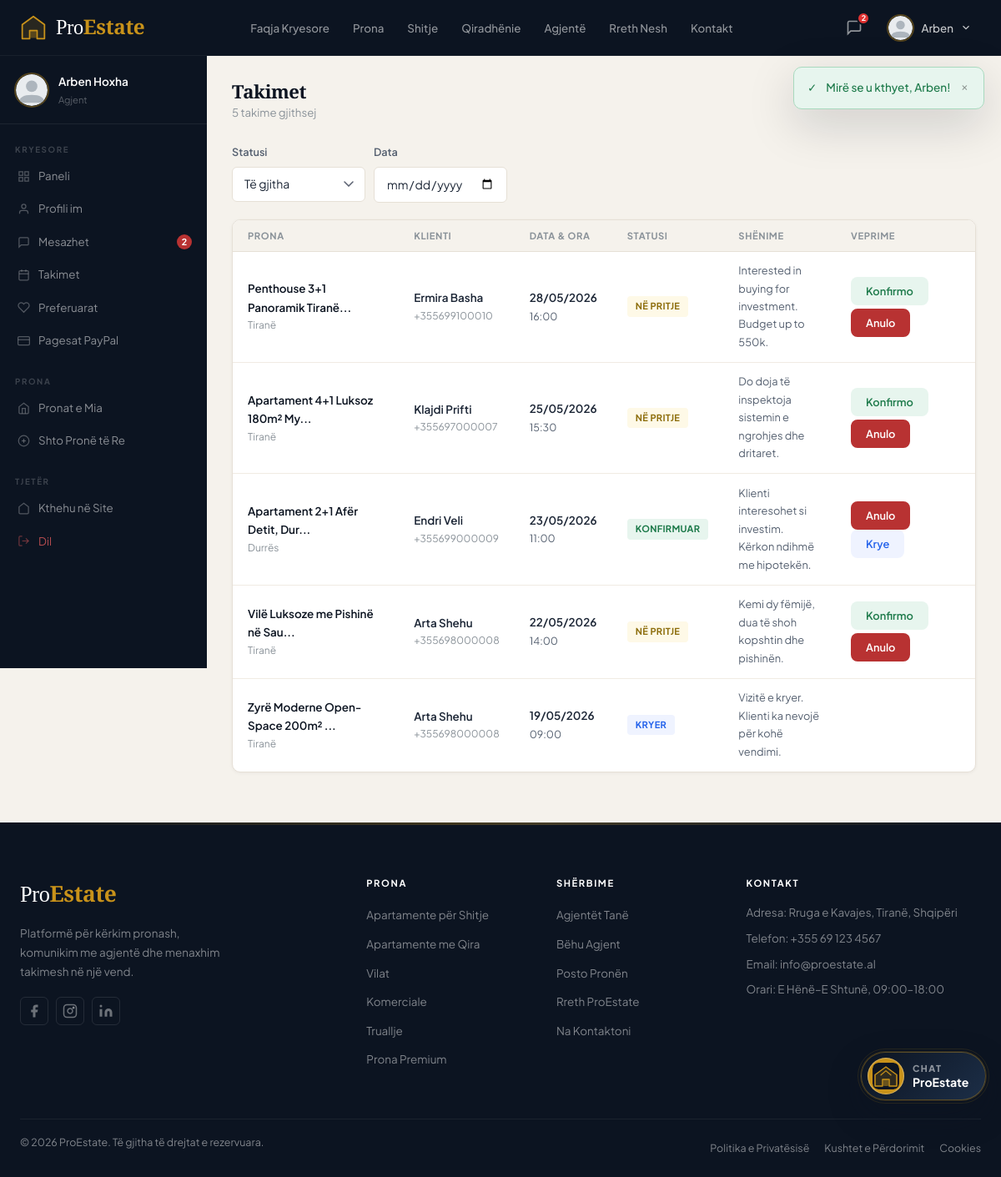
The app's page /dashboard/appointments.php (signed in) with its own data.
### tables this page shows
CREATE TABLE IF NOT EXISTS `users` (
  `id`                   INT UNSIGNED     NOT NULL AUTO_INCREMENT,
  `email`                VARCHAR(255)     NOT NULL,
  `password`             VARCHAR(255)     NOT NULL COMMENT 'bcrypt hash',
  `first_name`           VARCHAR(100)     NOT NULL,
  `last_name`            VARCHAR(100)     NOT NULL,
  `phone`                VARCHAR(25)      DEFAULT NULL,
  `gender`               ENUM('female','male','other','unspecified') NOT NULL DEFAULT 'unspecified',
  `role`                 ENUM('admin','agent','owner','client') NOT NULL DEFAULT 'client',
  `avatar`               VARCHAR(255)     DEFAULT NULL,
  `bio`                  TEXT             DEFAULT NULL,
  `agency_name`          VARCHAR(200)     DEFAULT NULL,
  `license_number`       VARCHAR(100)     DEFAULT NULL,
  `city`                 VARCHAR(100)     DEFAULT NULL,
  `is_active`            TINYINT(1)       NOT NULL DEFAULT 1,
  `email_verified`       TINYINT(1)       NOT NULL DEFAULT 0,
  `verification_token`   VARCHAR(64)      DEFAULT NULL,
  `reset_token`          VARCHAR(64)      DEFAULT NULL,
  `reset_token_expires`  DATETIME         DEFAULT NULL,
  `last_login`           DATETIME         DEFAULT NULL,
  `created_at`           TIMESTAMP        NOT NULL DEFAULT CURRENT_TIMESTAMP,
  `updated_at`           TIMESTAMP        NOT NULL DEFAULT CURRENT_TIMESTAMP ON UPDATE CURRENT_TIMESTAMP,
  PRIMARY KEY (`id`),
  UNIQUE KEY `uq_email` (`email`),
  KEY `idx_role` (`role`),
  KEY `idx_active` (`is_active`)
);

CREATE TABLE IF NOT EXISTS `appointments` (
  `id`             INT UNSIGNED NOT NULL AUTO_INCREMENT,
  `property_id`    INT UNSIGNED NOT NULL,
  `client_id`      INT UNSIGNED NOT NULL,
  `agent_id`       INT UNSIGNED DEFAULT NULL,
  `scheduled_date` DATE         NOT NULL,
  `scheduled_time` TIME         NOT NULL,
  `status`         ENUM('pending','confirmed','cancelled','completed') NOT NULL DEFAULT 'pending',
  `notes`          TEXT         DEFAULT NULL COMMENT 'Shënime të agjentit',
  `client_notes`   TEXT         DEFAULT NULL COMMENT 'Shënime të klientit',
  `created_at`     TIMESTAMP    NOT NULL DEFAULT CURRENT_TIMESTAMP,
  `updated_at`     TIMESTAMP    NOT NULL DEFAULT CURRENT_TIMESTAMP ON UPDATE CURRENT_TIMESTAMP,
  PRIMARY KEY (`id`),
  KEY `idx_appt_prop`   (`property_id`),
  KEY `idx_appt_client` (`client_id`),
  KEY `idx_appt_agent`  (`agent_id`),
  KEY `idx_appt_date`   (`scheduled_date`),
  CONSTRAINT `fk_appt_prop`   FOREIGN KEY (`property_id`) REFERENCES `properties` (`id`) ON DELETE CASCADE,
  CONSTRAINT `fk_appt_client` FOREIGN KEY (`client_id`)   REFERENCES `users`      (`id`) ON DELETE CASCADE,
  CONSTRAINT `fk_appt_agent`  FOREIGN KEY (`agent_id`)    REFERENCES `users`      (`id`) ON DELETE SET NULL
);

CREATE TABLE IF NOT EXISTS `properties` (
  `id`           INT UNSIGNED     NOT NULL AUTO_INCREMENT,
  `title`        VARCHAR(300)     NOT NULL,
  `description`  TEXT             NOT NULL,
  `type`         ENUM('apartment','house','villa','commercial','office','land','garage') NOT NULL,
  `status`       ENUM('for_sale','for_rent','sold','rented') NOT NULL DEFAULT 'for_sale',
  `price`        DECIMAL(12,2)    NOT NULL,
  `price_period` ENUM('total','monthly','yearly') NOT NULL DEFAULT 'total',
  `area`         DECIMAL(10,2)    DEFAULT NULL COMMENT 'm2',
  `rooms`        TINYINT UNSIGNED DEFAULT 0,
  `bathrooms`    TINYINT UNSIGNED DEFAULT 0,
  `floor`        SMALLINT         DEFAULT NULL,
  `total_floors` SMALLINT         DEFAULT NULL,
  `year_built`   SMALLINT         DEFAULT NULL,
  `address`      VARCHAR(500)     NOT NULL,
  `city`         VARCHAR(100)     NOT NULL,
  `neighborhood` VARCHAR(200)     DEFAULT NULL,
  `latitude`     DECIMAL(10,8)    DEFAULT NULL,
  `longitude`    DECIMAL(11,8)    DEFAULT NULL,
  `owner_id`     INT UNSIGNED     NOT NULL,
  `agent_id`     INT UNSIGNED     DEFAULT NULL,
  `is_featured`  TINYINT(1)       NOT NULL DEFAULT 0,
  `is_active`    TINYINT(1)       NOT NULL DEFAULT 1,
  `approval_status` ENUM('pending','approved','rejected') NOT NULL DEFAULT 'approved',
  `is_verified`  TINYINT(1)       NOT NULL DEFAULT 1,
  `approved_at`  DATETIME         DEFAULT NULL,
  `approved_by`  INT UNSIGNED     DEFAULT NULL,
  `views`        INT UNSIGNED     NOT NULL DEFAULT 0,
  `created_at`   TIMESTAMP        NOT NULL DEFAULT CURRENT_TIMESTAMP,
  `updated_at`   TIMESTAMP        NOT NULL DEFAULT CURRENT_TIMESTAMP ON UPDATE CURRENT_TIMESTAMP,
  PRIMARY KEY (`id`),
  KEY `idx_city` (`city`),
  KEY `idx_type` (`type`),
  KEY `idx_status` (`status`),
  KEY `idx_price` (`price`),
  KEY `idx_featured` (`is_featured`),
  KEY `idx_active` (`is_active`),
  KEY `idx_approval` (`approval_status`),
  KEY `idx_verified` (`is_verified`),
  KEY `idx_owner` (`owner_id`),
  KEY `idx_agent` (`agent_id`),
  FULLTEXT KEY `ft_search` (`title`, `description`, `address`, `city`, `neighborhood`),
  CONSTRAINT `fk_prop_owner` FOREIGN KEY (`owner_id`) REFERENCES `users` (`id`) ON DELETE CASCADE,
  CONSTRAINT `fk_prop_agent` FOREIGN KEY (`agent_id`) REFERENCES `users` (`id`) ON DELETE SET NULL,
  CONSTRAINT `fk_prop_approved_by` FOREIGN KEY (`approved_by`) REFERENCES `users` (`id`) ON DELETE SET NULL
);

### dashboard/appointments.php (the view, shortened to what the rows shown need)
<?php
require_once dirname(__DIR__) . '/includes/db.php';
require_once dirname(__DIR__) . '/includes/security.php';
require_once dirname(__DIR__) . '/includes/auth.php';
require_once dirname(__DIR__) . '/includes/functions.php';
$uid  = current_user_id();
$role = current_user_role();
$where  = [];
$params = [];
if ($role === 'client') {
    $where[] = "a.client_id = ?"; $params[] = $uid;
} elseif ($role === 'agent') {
    $where[] = "a.agent_id = ?";  $params[] = $uid;
} elseif ($role === 'owner') {
    $where[] = "p.owner_id = ?";  $params[] = $uid;
}
$where_sql = $where ? 'WHERE ' . implode(' AND ', $where) : '';
$appointments = db_rows(
    "SELECT a.*,
       p.title AS prop_title, p.city, p.id AS prop_id,
       uc.first_name AS c_first, uc.last_name AS c_last, uc.phone AS c_phone, uc.email AS c_email,
       ua.first_name AS a_first, ua.last_name AS a_last, ua.phone AS a_phone
     FROM appointments a
     JOIN properties p ON a.property_id = p.id
     JOIN users uc ON uc.id = a.client_id
     LEFT JOIN users ua ON ua.id = a.agent_id
     {$where_sql}
     ORDER BY a.scheduled_date DESC, a.scheduled_time DESC",
    $params
);
require dirname(__DIR__) . '/templates/header.php';
?>
<div class="dashboard">
  <?php include __DIR__ . '/sidebar.php'; ?>
  <main class="dashboard__content">
    <div class="dashboard__header">
      <h1 class="dashboard__title">Takimet</h1>
    </div>
    <div class="data-table-wrap">
      <?php if (empty($appointments)): ?>
      <div class="table-empty">
        <svg width="42" height="42" viewBox="0 0 24 24" fill="none" stroke="currentColor" stroke-width="1.6">
          <rect x="3" y="4" width="18" height="18" rx="2"/>
          <line x1="16" y1="2" x2="16" y2="6"/>
          <line x1="8" y1="2" x2="8" y2="6"/>
          <line x1="3" y1="10" x2="21" y2="10"/>
        </svg>
        <p>Asnjë takim i gjetur</p>
      </div>
      <?php else: ?>
      <table class="data-table">
        <thead><tr>
          <th>Prona</th>
          <th>Klienti</th>
          <th>Data & Ora</th>
          <th>Statusi</th>
          <th>Shënime</th>
          <?php if (in_array($role, ['agent','admin'])): ?><th>Veprime</th><?php endif; ?>
        </tr></thead>
        <tbody>
          <?php foreach ($appointments as $a): ?>
          <tr id="appt-<?= $a['id'] ?>">
            <td>
              <a href="<?= SITE_URL ?>/property.php?id=<?= $a['prop_id'] ?>" style="font-weight:600;color:var(--navy);"><?= e(mb_substr($a['prop_title'],0,30)) ?>...</a>
              <div style="font-size:.75rem;color:var(--gray-500);"><?= e($a['city']) ?></div>
            </td>
            <td>
              <div style="font-weight:600;"><?= e($a['c_first'].' '.$a['c_last']) ?></div>
              <div style="font-size:.75rem;color:var(--gray-500);"><?= e($a['c_phone'] ?? '') ?></div>
            </td>
            <td>
              <div style="font-weight:600;"><?= format_date($a['scheduled_date']) ?></div>
              <div style="font-size:.78rem;color:var(--gray-600);"><?= date('H:i', strtotime($a['scheduled_time'])) ?></div>
            </td>
            <td><span class="status-pill status-pill--<?= $a['status'] ?>"><?= appointment_status_label($a['status']) ?></span></td>
            <td style="max-width:160px;font-size:.8rem;color:var(--gray-600);">
              <?= e(mb_substr($a['client_notes']??$a['notes']??'-',0,60)) ?>
            </td>
            <?php if (in_array($role, ['agent','admin'])): ?>
            <td>
              <?php if ($a['status'] === 'pending'): ?>
              <form method="POST" action="" style="display:inline;">
                <button type="submit" class="btn btn--sm" style="background:var(--green-light);color:var(--green);margin-bottom:4px;">Konfirmo</button>
              </form>
              <?php endif; ?>
              <?php if (in_array($a['status'], ['pending','confirmed'])): ?>
              <form method="POST" action="" style="display:inline;">
                <button type="submit" class="btn btn--sm btn--danger" onclick="return confirm('Anulo takimin?')">Anulo</button>
              </form>
              <?php endif; ?>
              <?php if ($a['status'] === 'confirmed'): ?>
              <form method="POST" action="" style="display:inline;">
                <button type="submit" class="btn btn--sm" style="background:var(--blue-light);color:var(--blue);">Krye</button>
              </form>
              <?php endif; ?>
            </td>
            <?php endif; ?>
          </tr>
          <?php endforeach; ?>
        </tbody>
      </table>
      <?php endif; ?>
    </div>
  </main>
</div>
<?php require dirname(__DIR__) . '/templates/footer.php'; ?>

### templates/header.php (shortened to what the rows shown need)
<?php
require_once dirname(__DIR__) . '/includes/db.php';
require_once dirname(__DIR__) . '/includes/security.php';
require_once dirname(__DIR__) . '/includes/auth.php';
require_once dirname(__DIR__) . '/includes/functions.php';
$unread_msgs = 0;
if (is_logged_in()) {
    $unread_msgs = db_count(
        "SELECT COUNT(*) FROM messages WHERE receiver_id = ? AND is_read = 0",
        [current_user_id()]
    );
}
?>
<!DOCTYPE html>
<html lang="sq">
<head>
  <link rel="stylesheet" href="<?= SITE_URL ?>/assets/css/style.css?v=chatbot7">
</head>
<body class="<?= $body_class ?? '' ?>">
<header class="site-header" id="site-header">
  <nav class="navbar container">
    <div class="navbar__actions">
      <?php if (is_logged_in()): ?>
  <?php
    $user = current_user() ?? [];
    $first_name = $user['first_name'] ?? 'User';
    $avatar     = $user['avatar'] ?? null;
  ?>
  <a href="<?= SITE_URL ?>/dashboard/messages.php" class="nav-icon-btn" title="Mesazhet">
    <svg width="20" height="20" viewBox="0 0 24 24" fill="none" stroke="currentColor" stroke-width="2"><path d="M21 15a2 2 0 01-2 2H7l-4 4V5a2 2 0 012-2h14a2 2 0 012 2z"/></svg>
    <?php if ($unread_msgs > 0): ?>
      <span class="badge-count"><?= $unread_msgs > 9 ? '9+' : $unread_msgs ?></span>
    <?php endif; ?>
  </a>
  <div class="dropdown">
    <button class="dropdown__trigger">
      <img src="<?= get_avatar_url($avatar) ?>" alt="<?= e($first_name) ?>" class="avatar-sm">
      <span><?= e($first_name) ?></span>
      <svg width="14" height="14" viewBox="0 0 24 24" fill="none" stroke="currentColor" stroke-width="2"><path d="M6 9l6 6 6-6"/></svg>
    </button>
        </div>
      <?php else: ?>
        <a href="<?= SITE_URL ?>/login.php" class="btn btn--outline btn--sm">Hyrje</a>
        <a href="<?= SITE_URL ?>/register.php" class="btn btn--primary btn--sm">Regjistrohu</a>
      <?php endif; ?>
    </div>
  </nav>
</header>

### dashboard/sidebar.php (shortened to what the rows shown need)
<?php
$role = current_user_role();
$user = current_user();
?>
<aside class="sidebar">
  <div class="sidebar__user">
    <div>
      <div class="sidebar__user-name"><?= e($user['first_name'].' '.$user['last_name']) ?></div>
      <div class="sidebar__user-role"><?= role_label($role) ?></div>
    </div>
  </div>
</aside>

### records on screen
users: first_name "Arben", first_name+last_name "Arben Hoxha"
appointments: property.title "Penthouse 3+1 Panoramik Tiranë", property.city "Tiranë", client.last_name "Ermira Basha", client.phone "+355699100010", scheduled_date "28/05/2026", scheduled_time "16:00", status "NË PRITJE", client_notes "Interested in buying for investment. Budget up to 550k."
appointments: property.title "Apartament 4+1 Luksoz 180m² My", property.city "Tiranë", client.last_name "Klajdi Prifti", client.phone "+355697000007", scheduled_date "25/05/2026", scheduled_time "15:30", status "NË PRITJE", client_notes "Do doja të inspektoja sistemin e ngrohjes dhe dritaret."
appointments: property.title "Apartament 2+1 Afër Detit, Dur", property.city "Durrës", client.last_name "Endri Veli", client.phone "+355699000009", scheduled_date "23/05/2026", scheduled_time "11:00", status "KONFIRMUAR", notes "Klienti interesohet si investim. Kërkon ndihmë me hipotekën."
appointments: property.title "Vilë Luksoze me Pishinë në Sau", property.city "Tiranë", client.last_name "Arta Shehu", client.phone "+355698000008", scheduled_date "22/05/2026", scheduled_time "14:00", status "NË PRITJE", client_notes "Kemi dy fëmijë, dua të shoh kopshtin dhe pishinën."
appointments: property.title "Zyrë Moderne Open-Space 200m²", property.city "Tiranë", client.last_name "Arta Shehu", client.phone "+355698000008", scheduled_date "19/05/2026", scheduled_time "09:00", status "KRYER", notes "Vizitë e kryer. Klienti ka nevojë për kohë vendimi."

### other values on screen
$icon "✓"
$msg "Mirë se u kthyet, Arben!"
$unread_msgs "2"
role_label($role) "Agjent"
$unread "2"
count($appointments) "5"
SITE_ADDRESS "Rruga e Kavajes, Tiranë, Shqipëri"
SITE_PHONE "+355 69 123 4567"
SITE_EMAIL "info@proestate.al"
SITE_NAME "ProEstate"
